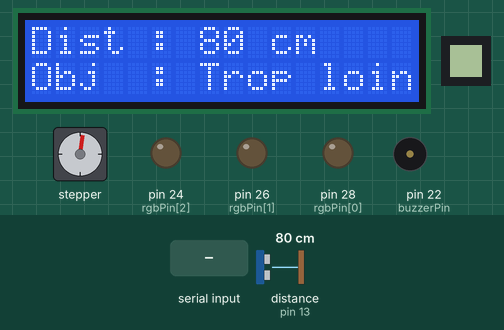
Bench run of a sketch on a simulated Arduino Mega 2560, built with avr-gcc and run on an emulated ATmega2560. On the bench: 16×2 character LCD, 8×8 one-colour display, stepper motor, output pins drawn as LEDs (lit = HIGH), buzzer (waves = sounding, pin HIGH). Dashed ring = blinking. The inputs (shaded band) are chosen by the test bench; at power-on: distance to the obstacle (sensor on pin 13) 80 cm. The echo pulse lasts 58.3 µs per cm; stepper angles assume 2048 steps per turn; what the sketch prints to the serial monitor is not drawn.

Above: at 3.3 s.
3.4 s: distance to the obstacle (sensor on pin 13) set to 66 cm
At 4.5 s:
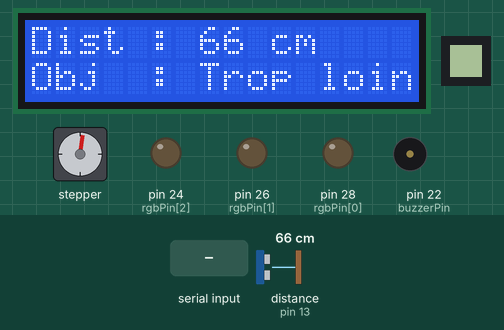
5.0 s: distance to the obstacle (sensor on pin 13) set to 55 cm
At 5.3 s:
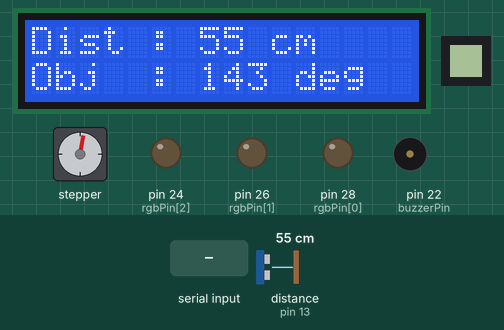
6.7 s: "gDist;1\n" received over Serial
At 7.05 s:
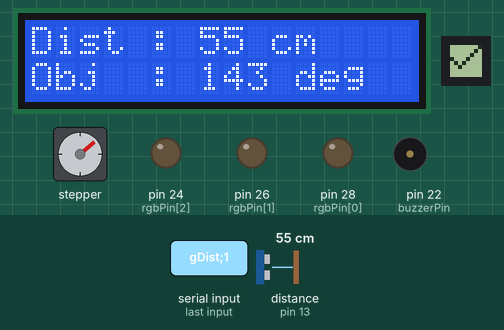
8.4 s: distance to the obstacle (sensor on pin 13) set to 17 cm
At 9.34 s:
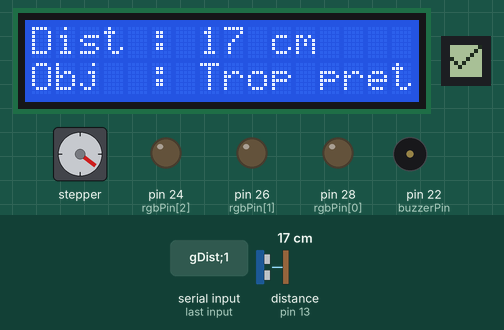
10.2 s: distance to the obstacle (sensor on pin 13) set to 14 cm
At 11.8 s:
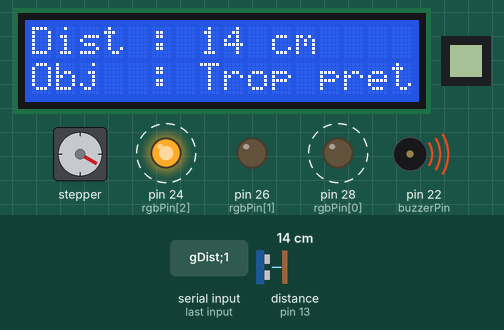
12.0 s: distance to the obstacle (sensor on pin 13) set to 120 cm
At 12.6 s:
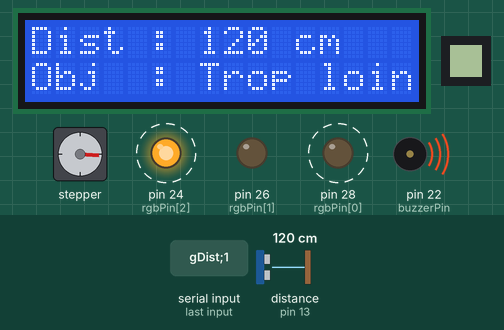
Timing chart, 0 to 15.0 s (numbered marks = the images above; inputs shaded):
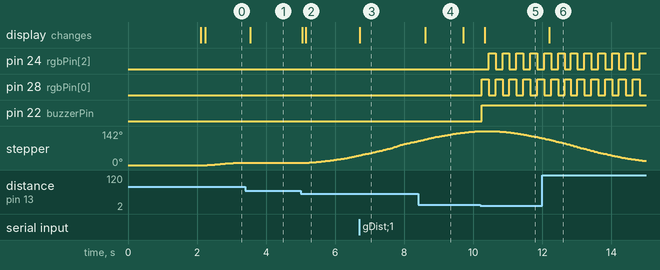

The sketch:

maison_intelligente.ino
```cpp
#include <HCSR04.h>
#include <LiquidCrystal_I2C.h>
#include <AccelStepper.h>
#include <U8g2lib.h>

#define PIN_RGB 3
#define TRIGGER_PIN 12
#define ECHO_PIN 13
#define MOTOR_INTERFACE_TYPE 4
#define IN_1 8
#define IN_2 9
#define IN_3 10
#define IN_4 11
#define CLK_PIN 32
#define DIN_PIN 30
#define CS_PIN  34

#pragma region Variables

AccelStepper myStepper(MOTOR_INTERFACE_TYPE, IN_1, IN_3, IN_2, IN_4);
LiquidCrystal_I2C lcd(0x27,16,2);
HCSR04 hc(TRIGGER_PIN,ECHO_PIN);
U8G2_MAX7219_8X8_F_4W_SW_SPI u8g2(U8G2_R0,CLK_PIN,DIN_PIN,CS_PIN,U8X8_PIN_NONE,U8X8_PIN_NONE);


const int rgbPin[3] = {28,26,24};
const int buzzerPin = 22;

enum colorState {RED,GREEN,BLUE};

enum AlarmeState {ACTIVE, DESACTIVE};

enum AppState {NORMAL, TROP_LOIN, TROP_PROCHE};

enum CommandeState {STOP, ERREUR, INCONNUE, CONNUE};

AppState appState = NORMAL;

AlarmeState alarmeState = DESACTIVE;

CommandeState commandeState = STOP;

unsigned long currentTime = 0;
const int lastValue = 400;
int distance = 0;
int distanceAlarme = 15;

int angle = 0;
int minStep;
int maxStep;

int minDistance = 30;
int maxDistance = 60;
const int minAngle = 10;
const int maxAngle = 170;
const int fullStep = 2038;
const int fullAngle = 360;

const String numero = "2347643";
String ligne1 = numero;
String ligne2 = "Labo 4B";

#pragma endregion

#pragma region Modèles

void affichageDebut(){

  const int rate = 2000;
  lcd.init();
  lcd.setCursor(0,0);
  lcd.print(ligne1);
  lcd.setCursor(0,1);
  lcd.print(ligne2);
  delay(rate);
  ligne1 = "";
  ligne2 = "";
  lcd.clear();
}

void color (unsigned long now)// the color generating function
{
  static unsigned long lastTime = 0;
  static colorState color = RED;
  const int delay = 200;

  if(now - lastTime < delay) return;

  lastTime = now;

  offLed();

  digitalWrite(rgbPin[color], HIGH);

  switch(color){
    case RED:
      color = BLUE;
      break;
    case BLUE:
      color = RED;
      break;
  }
}

void offLed(){
  for(int i = 0; i < PIN_RGB; i++){
    digitalWrite(rgbPin[i], LOW);
  }
}

void actualiserAffichage(unsigned long now){
  const int reset = 100;
  static unsigned long lastTime = 0;

  if(now - lastTime < reset) return;

    lcd.setCursor(0,0);
    lcd.print(ligne1);
    lcd.setCursor(0,1);
    lcd.print(ligne2);

    lastTime = now;

}

void retournerDistance(unsigned long ct) {
  static unsigned long lastTime = 0;
  unsigned long rate = 100;
  static int lastDistance = 0;

  if (ct - lastTime < rate) {
    distance = lastDistance == 0 ? lastValue : lastDistance;
    return;
  }

  lastTime = ct;

  // Faire le code de la tâche ici
  int distanceBrute = hc.dist();

  lastDistance = distanceBrute;

  distance = distanceBrute == 0 ? lastValue : distanceBrute;
}

void normalState(){

  static bool firstime = true;

  if( firstime){
    lcd.clear();
    firstime = false;
    myStepper.enableOutputs();
  }

  int distanceLim = constrain(distance, minDistance, maxDistance);
  int step = map(distanceLim, minDistance, maxDistance, minStep, maxStep);

  if(myStepper.distanceToGo() == 0){
    myStepper.moveTo(step);
  }

  angle = map(distanceLim, minDistance, maxDistance, minAngle, maxAngle);
  ligne1 = "Dist : " + (String)distanceLim + " cm  ";
  ligne2 = "Obj  : " + (String)angle +" deg  ";

  if(distance < minDistance){
   appState = TROP_PROCHE;
   firstime = true;

    myStepper.moveTo(minStep);
  }

  else if(distance > maxDistance){
   appState = TROP_LOIN;
   firstime = true;

   myStepper.moveTo(minStep);
  }
}

void nearState(){
  static bool firstTime = true;

  if(firstTime && myStepper.distanceToGo() == 0){
    myStepper.disableOutputs();
    firstTime = false;
  }

  ligne1 = "Dist : " + (String)distance + " cm  ";
  ligne2 = "Obj  : Trop pret";

  if(distance >= minDistance){
    appState = NORMAL;
    firstTime = true;
  }
}

void farState(){

  static bool firstTime = true;

  if(firstTime && myStepper.distanceToGo() == 0){
    myStepper.disableOutputs();
    firstTime = false;
  }

  ligne1 = "Dist : " + (String)distance + " cm  ";
  ligne2 = "Obj  : Trop loin";

  if(distance <= maxDistance){
    appState = NORMAL;
    firstTime = true;
  }
}

void affichagePort(unsigned long now){
  const int rate = 100;
  static unsigned long lastTime = 0;

  if(now - lastTime < rate) return;

  lastTime = now;

  Serial.print("etd:");
  Serial.print(numero);

  Serial.print(",dist:");
  Serial.print(distance);

  Serial.print(",deg:");
  Serial.println(angle);
}

void gererAlarme(unsigned long now){
  static unsigned long lastTime = 0;
  const int rate = 3000;

  if(now - lastTime > rate && distance > distanceAlarme){
    alarmeState = DESACTIVE;
    lastTime = now;
  }

  if(distance <= distanceAlarme){
    alarmeState = ACTIVE;
    lastTime = now;
  }

}

#pragma endregion

#pragma region management

void stateManager() {
  // Adapter selon votre situation!
  switch (appState) {
    case NORMAL:
      normalState();
      break;
    case TROP_PROCHE:
      nearState();
      break;
    default:
      farState();
      break;
  }
}

void alertManager(unsigned long currentTime) {
  // Adapter selon votre situation!
  switch (alarmeState) {
    case ACTIVE:
      color(currentTime);
      digitalWrite(buzzerPin, HIGH);
      break;
    default:
      digitalWrite(buzzerPin, LOW);
      offLed();
      break;
  }
}

void manageCommande(unsigned long currentTime){

  switch (commandeState) {
    case ERREUR:
      errorPixel(currentTime);
      break;
    case INCONNUE:
      inconnuPixel(currentTime);
      break;
    case CONNUE:
      connuPixel(currentTime);
      break;
    default:
      u8g2.clearBuffer();
      u8g2.sendBuffer();
      break;
  }

}

#pragma endregion

#pragma region configuration

void errorPixel(unsigned long now){

  static bool firstTime = true;
  static unsigned long lastTime = 0;
  const int rate = 3000;

  if(firstTime){
    lastTime = now;
    firstTime = false;
  }

  if(now - lastTime >= rate) {
    commandeState = STOP;
    firstTime = true;
    return;
  }

  u8g2.drawCircle(3,3,3);
  u8g2.drawLine(1,1,5,5);
  u8g2.sendBuffer();

}

void inconnuPixel(unsigned long now){

  static bool firstTime = true;
  static unsigned long lastTime = 0;
  const int rate = 3000;

  if(firstTime){
    lastTime = now;
    firstTime = false;
  }

  if(now - lastTime >= rate) {
    commandeState = STOP;
    firstTime = true;
    return;
  }

  u8g2.drawLine(0,0,7,7);
  u8g2.drawLine(7,0,0,7);
  u8g2.sendBuffer();

}

void connuPixel(unsigned long now){

  static bool firstTime = true;
  static unsigned long lastTime = 0;
  const int rate = 3000;

  if(firstTime){
    lastTime = now;
    firstTime = false;
  }

  if(now - lastTime >= rate) {
    commandeState = STOP;
    firstTime = true;
    return;
  }

  u8g2.drawLine(0,3,2,5);
  u8g2.drawLine(2,5,7,0);
  u8g2.sendBuffer();

}

void analyserCommande(const String& tampon, String& commande, String& arg1, String& arg2) {
  commande = "";
  arg1 = "";
  arg2 = "";

  int firstSep = tampon.indexOf(';');
  int secondSep = tampon.indexOf(';', firstSep + 1);

  if (firstSep == -1) {
    // Pas de point-virgule, c'est peut-être "stop" ou autre commande sans paramètre
    commande = tampon;
    return;
  }

  // Extraire la commande
  commande = tampon.substring(0, firstSep);

  // Extraire arg1
  if (secondSep != -1) {
    arg1 = tampon.substring(firstSep + 1, secondSep);

    arg2 = tampon.substring(secondSep + 1);
  } else {
    // Il y a une seule valeur après la commande
    arg1 = tampon.substring(firstSep + 1);
  }
}

void serialEvent() {
  String tampon = Serial.readStringUntil('\n');

  if(tampon.length() == 0 ) return;

  Serial.println("Réception : " + tampon);

  String commande;
  String arg1, arg2;

  analyserCommande(tampon, commande, arg1, arg2);

  if (commande == "gDist") {
    Serial.println(distance);
    commandeState = CONNUE;
  }

  else if (commande == "cfg") {

    commandeState = CONNUE;

    if(arg1 == "alm"){
      distanceAlarme = arg2.toInt();
    }

    else if(arg1 == "lim_inf"){

      if(arg2.toInt() < maxDistance){
        minDistance = arg2.toInt();
      }
      else{
        commandeState = ERREUR;
      }
    }

    else if(arg1 == "lim_sup"){
      if(arg2.toInt() > minDistance){
        maxDistance = arg2.toInt();
      }
      else{
        commandeState = ERREUR;
      }
    }
    else{
      commandeState = INCONNUE;
    }
  }

  else{
    commandeState = INCONNUE;
  }
}

#pragma endregion

#pragma region setup-loop

void setup() {
  // put your setup code here, to run once:

  for(int i = 0; i < PIN_RGB; i++){
    pinMode(rgbPin[i], OUTPUT);
  }

  pinMode(buzzerPin, OUTPUT);
  Serial.begin(115200);

  lcd.backlight();
  affichageDebut();

  u8g2.begin();
  u8g2.setContrast(5);

  u8g2.setFont(u8g2_font_4x6_tr);
  u8g2.clearBuffer();
  u8g2.sendBuffer();

  minStep = minAngle * (fullStep * 1.0 /fullAngle);
  maxStep = maxAngle * (fullStep * 1.0 /fullAngle);

  myStepper.setMaxSpeed(1000);
  myStepper.setAcceleration(250);
  myStepper.moveTo(minStep);
}

void loop() {
  // put your main code here, to run repeatedly:
  currentTime = millis();

  actualiserAffichage(currentTime);
  retournerDistance(currentTime);
  stateManager();

  gererAlarme(currentTime);
  alertManager(currentTime);

  manageCommande(currentTime);

  myStepper.run();
}
#pragma endregion
```

Measured:
- the behaviour switches between 61 and 60 cm on distance to the obstacle (sensor on pin 13) (found by bisection; images 1 and 2)
- the behaviour switches between 16 and 15 cm on distance to the obstacle (sensor on pin 13) (found by bisection; images 4 and 5)
- after the input at 3.4 s, the display: changes after 0.15 s (image 1)
- after the input at 5.0 s, stepper: keeps turning clockwise at about 19°/s, starting after 0.05 s; the display: first changes after 0.05 s (image 2 shows a later state)
- after the input at 6.7 s, the display: changes at once (image 3)
- after the input at 8.4 s, the display: changes after 0.21 s (image 4)
- after the input at 10.2 s, pin 24 (rgbPin[2]): alternates HIGH for 0.20 s and LOW for 0.20 s, starting after 0.25 s; pin 28 (rgbPin[0]): alternates HIGH for 0.20 s and LOW for 0.20 s, starting after 0.05 s; pin 22 (buzzerPin): LOW → HIGH after 0.05 s; the display: changes after 0.12 s (image 5)
- after the input at 12.0 s, the display: changes after 0.20 s (image 6)
